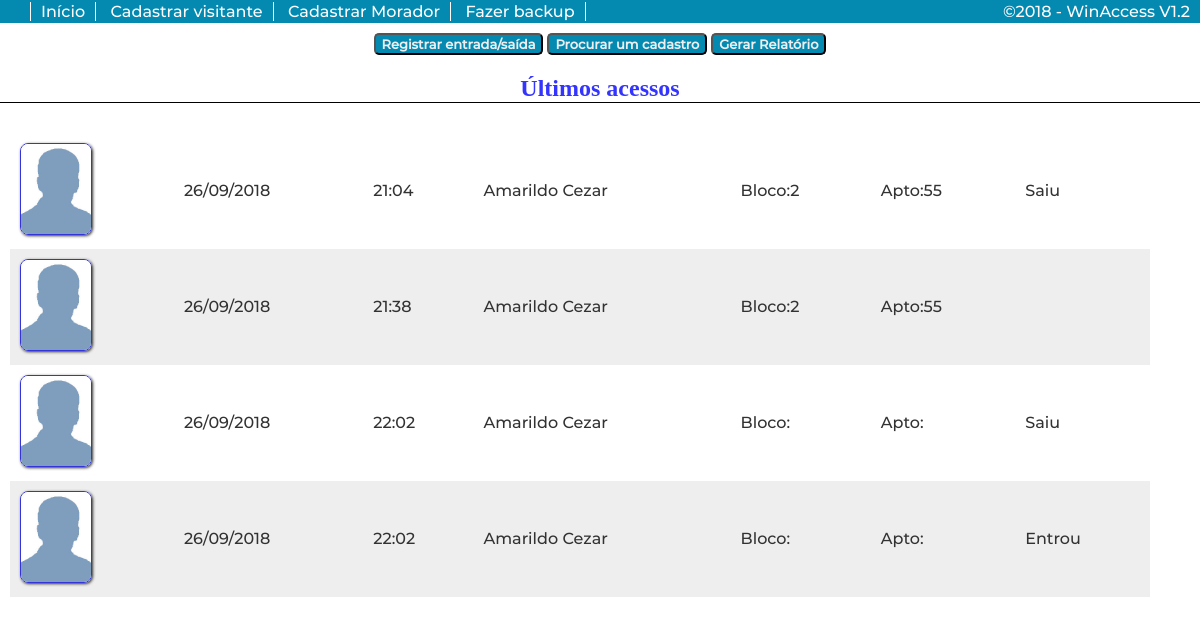
The page / on the database its author committed.
### tables this page shows
CREATE TABLE `acessos` (
  `id` int(255) NOT NULL AUTO_INCREMENT,
  `rg` varchar(12) NOT NULL,
  `identificador` varchar(50) NOT NULL,
  `foto` varchar(100) NOT NULL,
  `nome` varchar(50) NOT NULL,
  `data` date NOT NULL,
  `hora` varchar(8) NOT NULL,
  `bloco` varchar(10) NOT NULL,
  `apto` varchar(10) NOT NULL,
  `autorizado` varchar(50) NOT NULL,
  `dentro_fora` varchar(20) NOT NULL,
  PRIMARY KEY (`id`)
);

### index.php (the view, shortened to what this page needs)
<!DOCTYPE html>
<html>
    <head>
        <link rel="stylesheet" href="css/estilo.css">
           </head>
    <body>
   <div id="header">
      <div id="mainnav">
           <ul>
		<li><a href="index.php">In&iacute;cio</a></li>
                <li><a href="cadastro_visitantes.html">Cadastrar visitante</a></li>
                <li><a href="cadastro_moradores.html">Cadastrar Morador</a></li>
                 <li><a href="bkp.php">Fazer backup</a></li>
                  <li>&copy;2018 - WinAccess V1.2</li>
	    </ul>
         </div>
       </div>
 <div class="div_botoes">
  <button type="button" class="btn_submit" onClick="document.getElementById('div_es').style.display = 'block';">Registrar entrada/sa&iacute;da</button>
   <button type="button" class="btn_submit" onClick="document.getElementById('div_procura').style.display = 'block';">Procurar um cadastro</button>
    <button type="button" class="btn_submit" onClick="document.getElementById('div_relat').style.display = 'block';">Gerar Relat&oacute;rio</button>
   </div>
<h2>&Uacute;ltimos acessos</h2>
         <div style="display: flex;flex-direction: column;width: 95%;">
<table>
          <?php
             $connect = mysqli_connect('localhost','root','','portaria');
               mysqli_set_charset($connect,'utf8');
                $query_select = "SELECT * FROM acessos order by data DESC limit 4";
                     $select = mysqli_query($connect,$query_select);
                      while($valor = mysqli_fetch_assoc($select)){
                        $data_dia = substr($valor['data'],8,2);
                         $data_mes = substr($valor['data'],5,2);
                           $data_ano = substr($valor['data'],0,4);
                         $hora = $valor['hora'];
                        $foto = $valor['foto'];
                      echo "<tr><td><a href='".$foto."' target='_blank'><img id='acesso_foto' width='70' height='90' src='".$foto."' onError=this.onerror=null;this.src='imagens/imagem.jpg';></a></td>";
                 echo "<td>".$data_dia."/".$data_mes."/".$data_ano."</td><td>".$hora."</td>";
              echo "<td>".$valor['nome']."</td>";
             echo "<td>Bloco:".$valor['bloco']."</td>";
            echo "<td>Apto:".$valor['apto']."</td>";
            echo "<td>".$valor['dentro_fora']."</td>";
         echo "</tr>";                                                    }
          ?>
</table>
         </div>
</body>
</html>

### css/estilo.css (style rules this page uses)
body { display: block; margin: 0; color: #323232; }
table { border-collapse: collapse;width: 100%;font-size: 16px;margin: 10px;font-family: Montserrat; }
td { text-align: left;padding: 10px; }
tr:nth-child(even) { background-color: #eeeeee; }
#acesso_foto { border: 1px solid #3434dd; border-radius:8px; -moz-border-radius:8px; -webkit-border-radius:8px; box-shadow: 1px 1px 3px #333333; -moz-box-shadow: 1px 1px 3px #333333; -webkit-box-shadow: 1px 1px 3px #333333; }
.btn_submit { font-size: small; background: #0489b1; font-family: Montserrat; color: #eeeeee; font-weight: bold; cursor: pointer; border-radius: 5px; }
.div_botoes { text-align: center; width: 100%; }
#mainnav { font-family: Montserrat; color: #ffffff; padding: 2px 0; margin-bottom: 10px; }
#mainnav ul { margin: 0 0 0 20px; padding: 0; list-style-type: none; border-left: 1px solid #ffffff; }
#mainnav li { display: inline; padding: 0 10px; border-right: 1px solid #ffffff; }
#mainnav li:last-child { float: right; padding-right: 10px; border: none; }
#mainnav li a { text-decoration: none; color: #ffffff; }
#header { background: #0489b1; padding:0 0 0 10px; }
h2 { text-align: center;color: #3434ff;border-bottom: 1px solid #000000; }

### rows shown on the page
acessos: data "26", data "09", data "2018", hora "21:04", nome "Amarildo Cezar", bloco "2", apto "55", dentro_fora "Saiu"
acessos: data "26", data "09", data "2018", hora "21:38", nome "Amarildo Cezar", bloco "2", apto "55"
acessos: data "26", data "09", data "2018", hora "22:02", nome "Amarildo Cezar", dentro_fora "Saiu"
acessos: data "26", data "09", data "2018", hora "22:02", nome "Amarildo Cezar", dentro_fora "Entrou"
